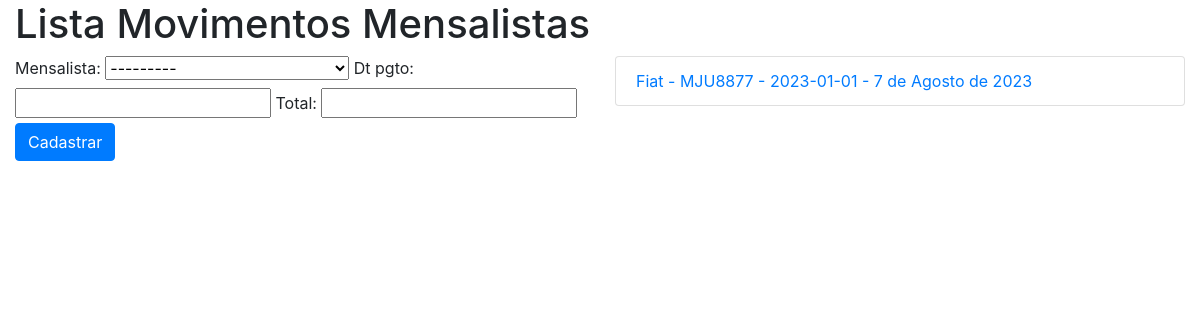
Before: /mov-mensal/ with the older database file.
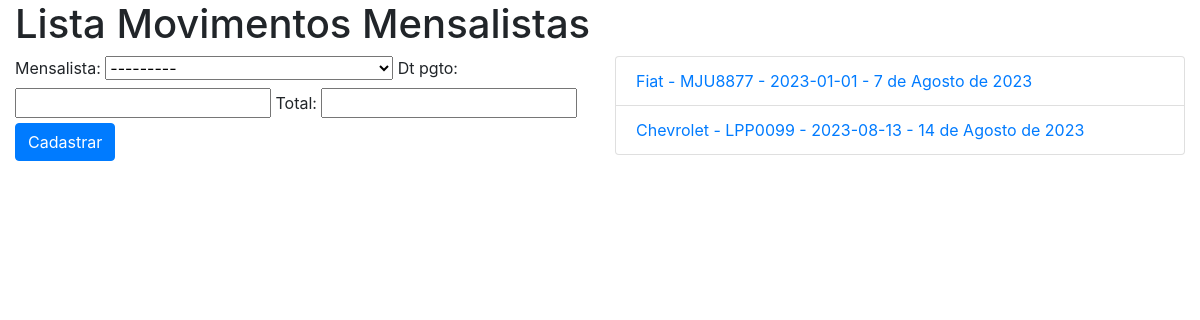
After: the same page with the newer database file.
### core/models.py (models this page shows, shortened)
class MovMensalista(models.Model):
    mensalista = models.ForeignKey(Mensalista, on_delete=models.CASCADE)
    dt_pgto = models.DateField()
    total = models.DecimalField(max_digits=6,decimal_places=2)

class Mensalista(models.Model):
    veiculo = models.ForeignKey(Veiculo, on_delete=models.CASCADE)
    inicio = models.DateField()
    valor_mes = models.DecimalField(max_digits=6,decimal_places=2)
    def __str__(self):
        return (str(self.veiculo) + ' - ' + str(self.inicio))

class Veiculo(models.Model):
    marca = models.ForeignKey(Marca, on_delete=models.DO_NOTHING)
    proprietario = models.ForeignKey(Pessoa, on_delete=models.CASCADE)
    placa = models.CharField(max_length=7)
    cor = models.CharField(max_length=15)
    observacoes = models.TextField()
    def __str__(self):
        return self.marca.nome + ' - ' + self.placa

class Marca(models.Model):
    nome = models.CharField(max_length=50)

### core/views.py (the view)
# urls.py: path('mov-mensal/', lista_movmensalistas, name='core_lista_movmensalista'),
def lista_movmensalistas(request):
    mov_mensalistas = MovMensalista.objects.all()
    form = MovMensalistaForm()
    data = {'mov_mensalistas':mov_mensalistas, 'form':form}
    return render(request, 'core/lista_movmensalistas.html', data) ## pasta template/core do dir core

### core/forms.py
class MovMensalistaForm(ModelForm):
    class Meta:
        model = MovMensalista
        fields = '__all__'

### core/templates/core/lista_movmensalistas.html (shortened to what this page needs)
{% extends "base.html" %}
{% load bootstrap %}
{% block main %}
<div class="row">
    <div class="col-12">
        <h1>Lista Movimentos Mensalistas</h1>
    </div>
</div>
<div class="row">
    <div class="col-6">
        <form action="{% url 'core_movmensalista_novo' %}" method="POST">
            {{ form|bootstrap }}
            <button type="submit" class="btn btn-primary">Cadastrar</button>
        </form>
    </div>
    <div class="col-6">
        <ul class="list-group">
            {% for mov in mov_mensalistas %}
                <li class="list-group-item">
                    <a href="{% url 'core_movmensalista_update' mov.id %}"> {{ mov.mensalista }} - {{ mov.dt_pgto }} </a>
                </li>
            {% endfor %}
        </ul>
    </div>
</div>
{% endblock %}

### templates/base.html (shortened to what this page needs)
{% load static %}
<!DOCTYPE html>
<html lang="pt-br">
<head>
    <link rel="stylesheet" href="{% static 'css/bootstrap.min.css' %}">
</head>
<body>
    <div class="container-fluid">
        {% block main %}
        {% endblock %}
    </div>
</body>
</html>

Changed rows visible on the page:
added MovMensalista: mensalista "Chevrolet - LPP0099 - 2023-08-13", dt_pgto "14 de Agosto de 2023"
